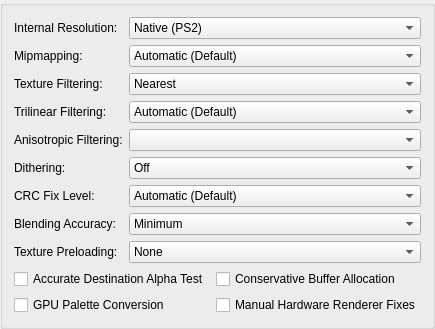
     <widget class="QGroupBox" name="hardwareRenderingTab">
      <attribute name="title">
       <string>Rendering</string>
      </attribute>
      <layout class="QFormLayout" name="formLayout_4">
       <item row="0" column="0">
        <widget class="QLabel" name="label">
         <property name="text">
          <string>Internal Resolution:</string>
         </property>
        </widget>
       </item>
       <item row="0" column="1">
        <widget class="QComboBox" name="upscaleMultiplier">
         <item>
          <property name="text">
           <string>Native (PS2)</string>
          </property>
         </item>
         <item>
          <property name="text">
           <string>2x Native (~720p)</string>
          </property>
         </item>
         <item>
          <property name="text">
           <string>3x Native (~1080p)</string>
          </property>
         </item>
         <item>
          <property name="text">
           <string>4x Native (~1440p/2K)</string>
          </property>
         </item>
         <item>
          <property name="text">
           <string>5x Native (~1620p)</string>
          </property>
         </item>
         <item>
          <property name="text">
           <string>6x Native (~2160p/4K)</string>
          </property>
         </item>
         <item>
          <property name="text">
           <string>7x Native (~2520p)</string>
          </property>
         </item>
         <item>
          <property name="text">
           <string>8x Native (~2880p)</string>
          </property>
         </item>
        </widget>
       </item>
       <item row="1" column="0">
        <widget class="QLabel" name="label_6">
         <property name="text">
          <string>Mipmapping:</string>
         </property>
        </widget>
       </item>
       <item row="1" column="1">
        <widget class="QComboBox" name="mipmapping">
         <item>
          <property name="text">
           <string>Automatic (Default)</string>
          </property>
         </item>
         <item>
          <property name="text">
           <string>Off</string>
          </property>
         </item>
         <item>
          <property name="text">
           <string>Basic (Generated Mipmaps)</string>
          </property>
         </item>
         <item>
          <property name="text">
           <string>Full (PS2 Mipmaps)</string>
          </property>
         </item>
        </widget>
       </item>
       <item row="2" column="0">
        <widget class="QLabel" name="label_13">
         <property name="text">
          <string>Texture Filtering:</string>
         </property>
        </widget>
       </item>
       <item row="2" column="1">
        <widget class="QComboBox" name="textureFiltering">
         <item>
          <property name="text">
           <string>Nearest</string>
          </property>
         </item>
         <item>
          <property name="text">
           <string>Bilinear (Forced)</string>
          </property>
         </item>
         <item>
          <property name="text">
           <string>Bilinear (PS2)</string>
          </property>
         </item>
         <item>
          <property name="text">
           <string>Bilinear (Forced excluding sprite)</string>
          </property>
         </item>
        </widget>
       </item>
       <item row="3" column="0">
        <widget class="QLabel" name="label_11">
         <property name="text">
          <string>Trilinear Filtering:</string>
         </property>
        </widget>
       </item>
       <item row="3" column="1">
        <widget class="QComboBox" name="trilinearFiltering">
         <item>
          <property name="text">
           <string>Automatic (Default)</string>
          </property>
         </item>
         <item>
          <property name="text">
           <string>Off (None)</string>
          </property>
         </item>
         <item>
          <property name="text">
           <string>Trilinear (PS2)</string>
          </property>
         </item>
         <item>
          <property name="text">
           <string>Trilinear (Forced)</string>
          </property>
         </item>
        </widget>
       </item>
       <item row="4" column="0">
        <widget class="QLabel" name="label_5">
         <property name="text">
          <string>Anisotropic Filtering:</string>
         </property>
        </widget>
       </item>
       <item row="4" column="1">
        <widget class="QComboBox" name="anisotropicFiltering"/>
       </item>
       <item row="5" column="0">
        <widget class="QLabel" name="label_2">
         <property name="text">
          <string>Dithering:</string>
         </property>
        </widget>
       </item>
       <item row="5" column="1">
        <widget class="QComboBox" name="dithering">
         <item>
          <property name="text">
           <string>Off</string>
          </property>
         </item>
         <item>
          <property name="text">
           <string>Scaled</string>
          </property>
         </item>
         <item>
          <property name="text">
           <string>Unscaled (Default)</string>
          </property>
         </item>
        </widget>
       </item>
       <item row="6" column="0">
        <widget class="QLabel" name="label_7">
         <property name="text">
          <string>CRC Fix Level:</string>
         </property>
        </widget>
       </item>
       <item row="6" column="1">
        <widget class="QComboBox" name="crcFixLevel">
         <item>
          <property name="text">
           <string>Automatic (Default)</string>
          </property>
         </item>
         <item>
          <property name="text">
           <string>None (Debug)</string>
          </property>
         </item>
         <item>
          <property name="text">
           <string>Minimum (Debug)</string>
          </property>
         </item>
         <item>
          <property name="text">
           <string>Partial (OpenGL)</string>
          </property>
         </item>
         <item>
          <property name="text">
           <string>Full (Direct3D)</string>
          </property>
         </item>
         <item>
          <property name="text">
           <string>Aggressive</string>
          </property>
         </item>
        </widget>
       </item>
       <item row="7" column="0">
        <widget class="QLabel" name="label_8">
         <property name="text">
          <string>Blending Accuracy:</string>
         </property>
        </widget>
       </item>
       <item row="7" column="1">
        <widget class="QComboBox" name="blending">
         <item>
          <property name="text">
           <string>Minimum</string>
          </property>
         </item>
         <item>
          <property name="text">
           <string>Basic (Recommended)</string>
          </property>
         </item>
         <item>
          <property name="text">
           <string>Medium</string>
          </property>
         </item>
         <item>
          <property name="text">
           <string>High</string>
          </property>
         </item>
         <item>
          <property name="text">
           <string>Full (Slow)</string>
          </property>
         </item>
         <item>
          <property name="text">
           <string>Maximum (Very Slow)</string>
          </property>
         </item>
        </widget>
       </item>
       <item row="9" column="0" colspan="2">
        <layout class="QGridLayout" name="basicCheckboxGridLayout">
         <item row="1" column="0">
          <widget class="QCheckBox" name="gpuPaletteConversion">
           <property name="text">
            <string>GPU Palette Conversion</string>
           </property>
          </widget>
         </item>
         <item row="0" column="1">
          <widget class="QCheckBox" name="conservativeBufferAllocation">
           <property name="text">
            <string>Conservative Buffer Allocation</string>
           </property>
          </widget>
         </item>
         <item row="0" column="0">
          <widget class="QCheckBox" name="accurateDATE">
           <property name="text">
            <string>Accurate Destination Alpha Test</string>
           </property>
          </widget>
         </item>
         <item row="1" column="1">
          <widget class="QCheckBox" name="enableHWFixes">
           <property name="text">
            <string>Manual Hardware Renderer Fixes</string>
           </property>
          </widget>
         </item>
        </layout>
       </item>
       <item row="8" column="0">
        <widget class="QLabel" name="label_20">
         <property name="text">
          <string>Texture Preloading:</string>
         </property>
        </widget>
       </item>
       <item row="8" column="1">
        <widget class="QComboBox" name="texturePreloading">
         <item>
          <property name="text">
           <string>None</string>
          </property>
         </item>
         <item>
          <property name="text">
           <string>Partial</string>
          </property>
         </item>
         <item>
          <property name="text">
           <string>Full (Hash Cache)</string>
          </property>
         </item>
        </widget>
       </item>
      </layout>
     </widget>
